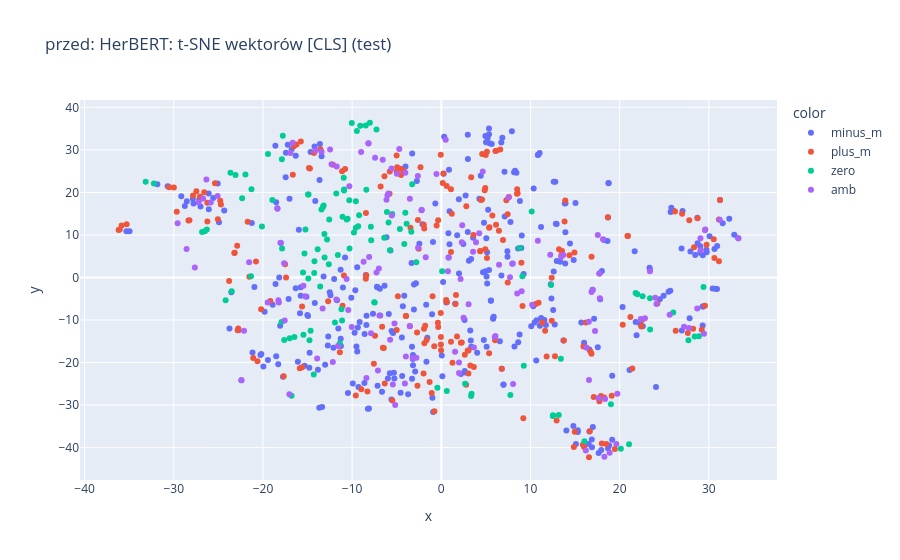
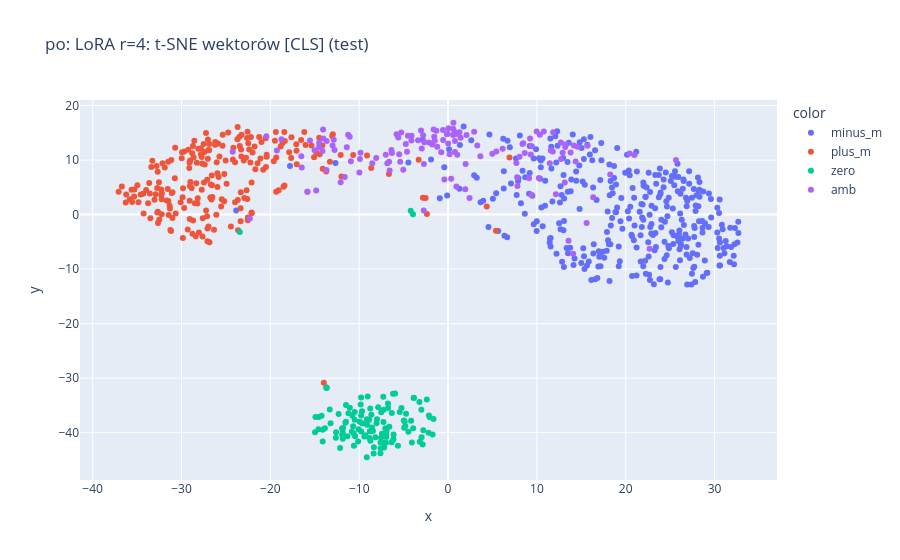
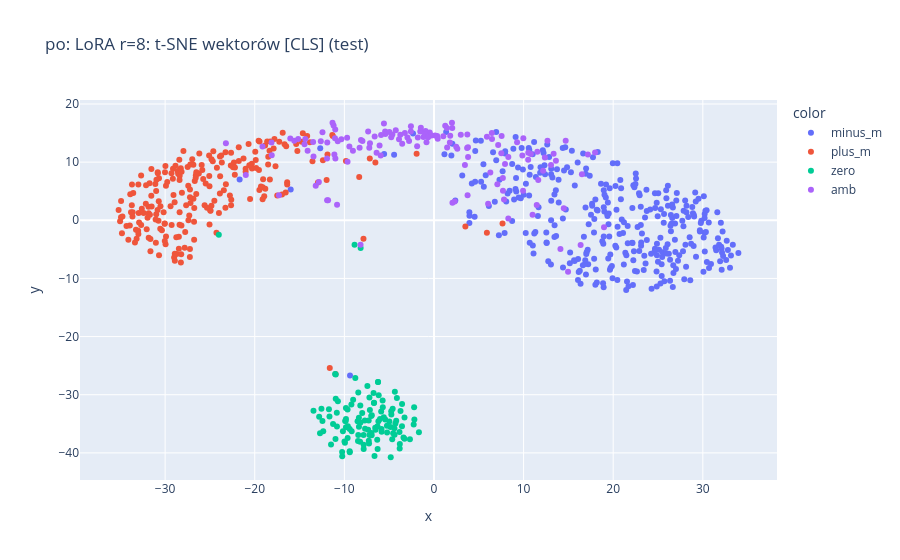
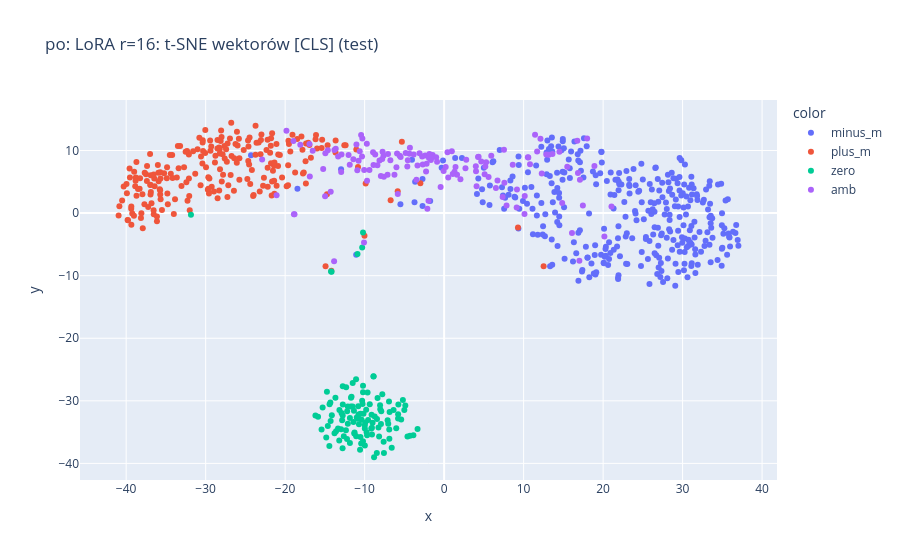

The notebook cell saved with these charts, in order:
### Code cell
for name, e in embs.items():
    plot_embeddings(
        e,
        test["label"],
        texts,
        title=f"{name}: t-SNE wektorów [CLS] (test)",
        method="tsne",
    ).show()
